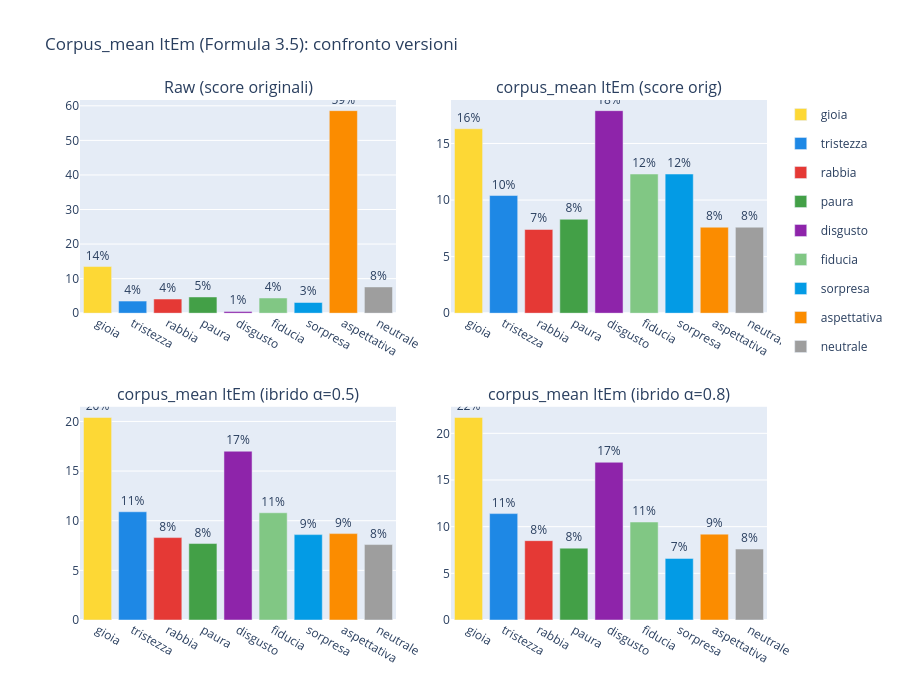

Notebook code for this chart:
### Code cell
# Applica corpus_mean a tutte le versioni ibride
results_cm_ibridi    = {}
results_raw_versions = {}
for vname, df_e in MATRICES.items():
    df_raw_v = detect_emotions(df_corpus, df_tokens, df_e)
    results_raw_versions[vname] = df_raw_v
    df_cm_v, mu_v = apply_corpus_mean_norm(df_raw_v)
    results_cm_ibridi[vname] = df_cm_v

# Visualizzazione 2×2: raw | corpus_mean orig | corpus_mean α0.5 | corpus_mean α0.8
panel_cm = [
    ('Raw (score originali)',            df_raw),
    ('corpus_mean ItEm (score orig)',    results_cm_ibridi['Originale (α=0)']),
    ('corpus_mean ItEm (ibrido α=0.5)', results_cm_ibridi['Ibrido (α=0.5)']),
    ('corpus_mean ItEm (ibrido α=0.8)', results_cm_ibridi['Ibrido (α=0.8)']),
]

fig = make_subplots(rows=2, cols=2,
    subplot_titles=[l for l, _ in panel_cm],
    vertical_spacing=0.18, horizontal_spacing=0.08)
positions = [(1,1),(1,2),(2,1),(2,2)]

for idx, (label, df_r) in enumerate(panel_cm):
    counts = df_r['dominant_emotion'].value_counts()
    r, c = positions[idx]
    for e in BASIC_EMOTIONS + ['neutrale']:
        n = counts.get(e, 0)
        fig.add_trace(go.Bar(
            name=e, x=[e], y=[round(n/total*100, 1)],
            marker_color=EMOTION_COLORS.get(e, '#999'),
            showlegend=(idx == 0), legendgroup=e,
            text=['{:.0f}%'.format(n/total*100)], textposition='outside'),
            row=r, col=c)

fig.update_layout(
    title='Corpus_mean ItEm (Formula 3.5): confronto versioni',
    barmode='group', height=700)
fig.show()

# Tabella riassuntiva: effetto corpus_mean su aspettativa
print('\nEffetto corpus_mean ItEm su aspettativa:')
print('{:<30s} | {:>8s} | {:>8s}'.format('Versione', 'Raw', 'corpus_mean'))
print('-' * 53)
for vname in MATRICES:
    c_raw = results_raw_versions[vname]['dominant_emotion'].value_counts()
    c_cm  = results_cm_ibridi[vname]['dominant_emotion'].value_counts()
    print('{:<30s} | {:>7.1f}% | {:>7.1f}%'.format(
        vname,
        c_raw.get('aspettativa', 0)/total*100,
        c_cm.get('aspettativa',  0)/total*100))

### Figure 1 — Plotly figure (JSON) as saved in the notebook; plotly's stock layout.template omitted (floating-point values rounded to 4 significant figures)
{"data": [{"legendgroup": "gioia", "marker": {"color": "#FDD835"}, "name": "gioia", "showlegend": true, "text": ["14%"], "textposition": "outside", "x": ["gioia"], "y": [13.5], "type": "bar", "xaxis": "x", "yaxis": "y"}, {"legendgroup": "tristezza", "marker": {"color": "#1E88E5"}, "name": "tristezza", "showlegend": true, "text": ["4%"], "textposition": "outside", "x": ["tristezza"], "y": [3.5], "type": "bar", "xaxis": "x", "yaxis": "y"}, {"legendgroup": "rabbia", "marker": {"color": "#E53935"}, "name": "rabbia", "showlegend": true, "text": ["4%"], "textposition": "outside", "x": ["rabbia"], "y": [4.1], "type": "bar", "xaxis": "x", "yaxis": "y"}, {"legendgroup": "paura", "marker": {"color": "#43A047"}, "name": "paura", "showlegend": true, "text": ["5%"], "textposition": "outside", "x": ["paura"], "y": [4.7], "type": "bar", "xaxis": "x", "yaxis": "y"}, {"legendgroup": "disgusto", "marker": {"color": "#8E24AA"}, "name": "disgusto", "showlegend": true, "text": ["1%"], "textposition": "outside", "x": ["disgusto"], "y": [0.5], "type": "bar", "xaxis": "x", "yaxis": "y"}, {"legendgroup": "fiducia", "marker": {"color": "#81C784"}, "name": "fiducia", "showlegend": true, "text": ["4%"], "textposition": "outside", "x": ["fiducia"], "y": [4.4], "type": "bar", "xaxis": "x", "yaxis": "y"}, {"legendgroup": "sorpresa", "marker": {"color": "#039BE5"}, "name": "sorpresa", "showlegend": true, "text": ["3%"], "textposition": "outside", "x": ["sorpresa"], "y": [3.1], "type": "bar", "xaxis": "x", "yaxis": "y"}, {"legendgroup": "aspettativa", "marker": {"color": "#FB8C00"}, "name": "aspettativa", "showlegend": true, "text": ["59%"], "textposition": "outside", "x": ["aspettativa"], "y": [58.6], "type": "bar", "xaxis": "x", "yaxis": "y"}, {"legendgroup": "neutrale", "marker": {"color": "#9E9E9E"}, "name": "neutrale", "showlegend": true, "text": ["8%"], "textposition": "outside", "x": ["neutrale"], "y": [7.6], "type": "bar", "xaxis": "x", "yaxis": "y"}, {"legendgroup": "gioia", "marker": {"color": "#FDD835"}, "name": "gioia", "showlegend": false, "text": ["16%"], "textposition": "outside", "x": ["gioia"], "y": [16.3], "type": "bar", "xaxis": "x2", "yaxis": "y2"}, {"legendgroup": "tristezza", "marker": {"color": "#1E88E5"}, "name": "tristezza", "showlegend": false, "text": ["10%"], "textposition": "outside", "x": ["tristezza"], "y": [10.4], "type": "bar", "xaxis": "x2", "yaxis": "y2"}, {"legendgroup": "rabbia", "marker": {"color": "#E53935"}, "name": "rabbia", "showlegend": false, "text": ["7%"], "textposition": "outside", "x": ["rabbia"], "y": [7.4], "type": "bar", "xaxis": "x2", "yaxis": "y2"}, {"legendgroup": "paura", "marker": {"color": "#43A047"}, "name": "paura", "showlegend": false, "text": ["8%"], "textposition": "outside", "x": ["paura"], "y": [8.3], "type": "bar", "xaxis": "x2", "yaxis": "y2"}, {"legendgroup": "disgusto", "marker": {"color": "#8E24AA"}, "name": "disgusto", "showlegend": false, "text": ["18%"], "textposition": "outside", "x": ["disgusto"], "y": [17.9], "type": "bar", "xaxis": "x2", "yaxis": "y2"}, {"legendgroup": "fiducia", "marker": {"color": "#81C784"}, "name": "fiducia", "showlegend": false, "text": ["12%"], "textposition": "outside", "x": ["fiducia"], "y": [12.3], "type": "bar", "xaxis": "x2", "yaxis": "y2"}, {"legendgroup": "sorpresa", "marker": {"color": "#039BE5"}, "name": "sorpresa", "showlegend": false, "text": ["12%"], "textposition": "outside", "x": ["sorpresa"], "y": [12.3], "type": "bar", "xaxis": "x2", "yaxis": "y2"}, {"legendgroup": "aspettativa", "marker": {"color": "#FB8C00"}, "name": "aspettativa", "showlegend": false, "text": ["8%"], "textposition": "outside", "x": ["aspettativa"], "y": [7.6], "type": "bar", "xaxis": "x2", "yaxis": "y2"}, {"legendgroup": "neutrale", "marker": {"color": "#9E9E9E"}, "name": "neutrale", "showlegend": false, "text": ["8%"], "textposition": "outside", "x": ["neutrale"], "y": [7.6], "type": "bar", "xaxis": "x2", "yaxis": "y2"}, {"legendgroup": "gioia", "marker": {"color": "#FDD835"}, "name": "gioia", "showlegend": false, "text": ["20%"], "textposition": "outside", "x": ["gioia"], "y": [20.4], "type": "bar", "xaxis": "x3", "yaxis": "y3"}, {"legendgroup": "tristezza", "marker": {"color": "#1E88E5"}, "name": "tristezza", "showlegend": false, "text": ["11%"], "textposition": "outside", "x": ["tristezza"], "y": [10.9], "type": "bar", "xaxis": "x3", "yaxis": "y3"}, {"legendgroup": "rabbia", "marker": {"color": "#E53935"}, "name": "rabbia", "showlegend": false, "text": ["8%"], "textposition": "outside", "x": ["rabbia"], "y": [8.3], "type": "bar", "xaxis": "x3", "yaxis": "y3"}, {"legendgroup": "paura", "marker": {"color": "#43A047"}, "name": "paura", "showlegend": false, "text": ["8%"], "textposition": "outside", "x": ["paura"], "y": [7.7], "type": "bar", "xaxis": "x3", "yaxis": "y3"}, {"legendgroup": "disgusto", "marker": {"color": "#8E24AA"}, "name": "disgusto", "showlegend": false, "text": ["17%"], "textposition": "outside", "x": ["disgusto"], "y": [17.0], "type": "bar", "xaxis": "x3", "yaxis": "y3"}, {"legendgroup": "fiducia", "marker": {"color": "#81C784"}, "name": "fiducia", "showlegend": false, "text": ["11%"], "textposition": "outside", "x": ["fiducia"], "y": [10.8], "type": "bar", "xaxis": "x3", "yaxis": "y3"}, {"legendgroup": "sorpresa", "marker": {"color": "#039BE5"}, "name": "sorpresa", "showlegend": false, "text": ["9%"], "textposition": "outside", "x": ["sorpresa"], "y": [8.6], "type": "bar", "xaxis": "x3", "yaxis": "y3"}, {"legendgroup": "aspettativa", "marker": {"color": "#FB8C00"}, "name": "aspettativa", "showlegend": false, "text": ["9%"], "textposition": "outside", "x": ["aspettativa"], "y": [8.7], "type": "bar", "xaxis": "x3", "yaxis": "y3"}, {"legendgroup": "neutrale", "marker": {"color": "#9E9E9E"}, "name": "neutrale", "showlegend": false, "text": ["8%"], "textposition": "outside", "x": ["neutrale"], "y": [7.6], "type": "bar", "xaxis": "x3", "yaxis": "y3"}, {"legendgroup": "gioia", "marker": {"color": "#FDD835"}, "name": "gioia", "showlegend": false, "text": ["22%"], "textposition": "outside", "x": ["gioia"], "y": [21.7], "type": "bar", "xaxis": "x4", "yaxis": "y4"}, {"legendgroup": "tristezza", "marker": {"color": "#1E88E5"}, "name": "tristezza", "showlegend": false, "text": ["11%"], "textposition": "outside", "x": ["tristezza"], "y": [11.4], "type": "bar", "xaxis": "x4", "yaxis": "y4"}, {"legendgroup": "rabbia", "marker": {"color": "#E53935"}, "name": "rabbia", "showlegend": false, "text": ["8%"], "textposition": "outside", "x": ["rabbia"], "y": [8.5], "type": "bar", "xaxis": "x4", "yaxis": "y4"}, {"legendgroup": "paura", "marker": {"color": "#43A047"}, "name": "paura", "showlegend": false, "text": ["8%"], "textposition": "outside", "x": ["paura"], "y": [7.7], "type": "bar", "xaxis": "x4", "yaxis": "y4"}, {"legendgroup": "disgusto", "marker": {"color": "#8E24AA"}, "name": "disgusto", "showlegend": false, "text": ["17%"], "textposition": "outside", "x": ["disgusto"], "y": [16.9], "type": "bar", "xaxis": "x4", "yaxis": "y4"}, {"legendgroup": "fiducia", "marker": {"color": "#81C784"}, "name": "fiducia", "showlegend": false, "text": ["11%"], "textposition": "outside", "x": ["fiducia"], "y": [10.5], "type": "bar", "xaxis": "x4", "yaxis": "y4"}, {"legendgroup": "sorpresa", "marker": {"color": "#039BE5"}, "name": "sorpresa", "showlegend": false, "text": ["7%"], "textposition": "outside", "x": ["sorpresa"], "y": [6.6], "type": "bar", "xaxis": "x4", "yaxis": "y4"}, {"legendgroup": "aspettativa", "marker": {"color": "#FB8C00"}, "name": "aspettativa", "showlegend": false, "text": ["9%"], "textposition": "outside", "x": ["aspettativa"], "y": [9.2], "type": "bar", "xaxis": "x4", "yaxis": "y4"}, {"legendgroup": "neutrale", "marker": {"color": "#9E9E9E"}, "name": "neutrale", "showlegend": false, "text": ["8%"], "textposition": "outside", "x": ["neutrale"], "y": [7.6], "type": "bar", "xaxis": "x4", "yaxis": "y4"}], "layout": {"xaxis": {"anchor": "y", "domain": [0.0, 0.46]}, "yaxis": {"anchor": "x", "domain": [0.59, 1.0]}, "xaxis2": {"anchor": "y2", "domain": [0.54, 1.0]}, "yaxis2": {"anchor": "x2", "domain": [0.59, 1.0]}, "xaxis3": {"anchor": "y3", "domain": [0.0, 0.46]}, "yaxis3": {"anchor": "x3", "domain": [0.0, 0.41]}, "xaxis4": {"anchor": "y4", "domain": [0.54, 1.0]}, "yaxis4": {"anchor": "x4", "domain": [0.0, 0.41]}, "annotations": [{"font": {"size": 16}, "showarrow": false, "text": "Raw (score originali)", "x": 0.23, "xanchor": "center", "xref": "paper", "y": 1.0, "yanchor": "bottom", "yref": "paper"}, {"font": {"size": 16}, "showarrow": false, "text": "corpus_mean ItEm (score orig)", "x": 0.77, "xanchor": "center", "xref": "paper", "y": 1.0, "yanchor": "bottom", "yref": "paper"}, {"font": {"size": 16}, "showarrow": false, "text": "corpus_mean ItEm (ibrido α=0.5)", "x": 0.23, "xanchor": "center", "xref": "paper", "y": 0.41, "yanchor": "bottom", "yref": "paper"}, {"font": {"size": 16}, "showarrow": false, "text": "corpus_mean ItEm (ibrido α=0.8)", "x": 0.77, "xanchor": "center", "xref": "paper", "y": 0.41, "yanchor": "bottom", "yref": "paper"}], "title": {"text": "Corpus_mean ItEm (Formula 3.5): confronto versioni"}, "barmode": "group", "height": 700}}
